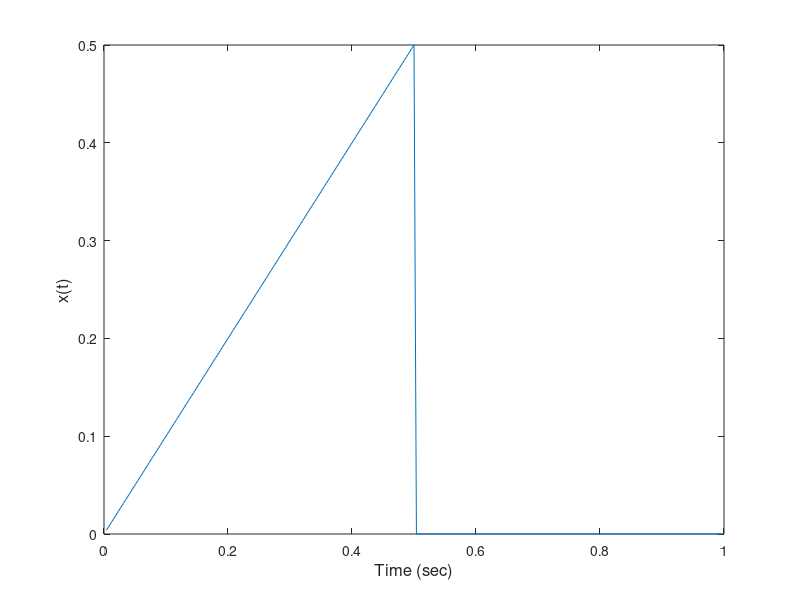
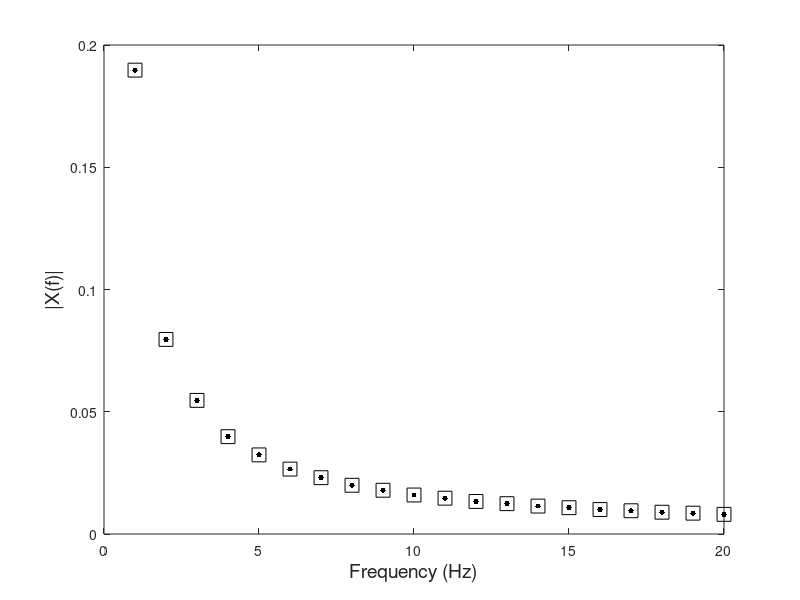

Write the MATLAB code that produced these figures, in order.
% John Semmlow- 'Signals and Systems for Bioengineers, A MATLAB - Based Introduction', 2ndEd
% Example 3.10 Fourier Transform of half triangle waveform in Example 3.2.

T = 1;                         % Total time
fs = 256;                      % Assumed sample frequency
N = fs*T;                      % Calculate number of points
t = (1:N)*T/N;                 % Generate time vector 
f = (1:N)*fs/N;                % Frequecy vector for plotting
x = [t(1:N/2) zeros(1,N/2)];   % Generate the signal, first a ramp
plot(t,x);
xlabel('Time (sec)','FontSize',12); ylabel('x(t)','FontSize',12);
figure;

Xf = fft(x);                   % Take Fourier Transform, scale
Mag = abs(Xf(2:end))/(N/2);    %  Reomve first point (DC value)
Phase = -angle(Xf(2:end))*(360/(2*pi));

plot(f(1:20),Mag(1:20),'.k','MarkerSize',12); hold on;   % Plot magnitude only lower frequencies
xlabel('Frequency (Hz)','FontSize',14); ylabel('|X(f)|','FontSize',14);

% Calculate fft using basic equations
for m = 1:20
    a(m) = (2/N)*sum(x.*(cos(2*pi*m*t)));       % Eq 3.11
    b(m) = (2/N)*sum(x.*(sin(2*pi*m*t)));       % Eq. 3.12
    C(m) = sqrt(a(m).^2 + b(m).^2);             % Eq. 3.9
    theta(m) = (360/(2*pi)) * atan2(b(m),a(m)); % Eq. 3.10
end
disp([a(1:4)' b(1:4)' C(1:4)' Mag(1:4)' theta(1:4)' Phase(1:4)'])
plot(f(1:20),C(1:20),'sk','MarkerSize',10);     % Plot sumperimposed 
   

%Magnitude frequency spectra produced by the MATLAB fft routine
%(dots) and a direct implementation of the Fourier transform
%equations(squares).
%The spectrum produced by the two methods is identical, as seen
%by the perfect overlap points.
    
    